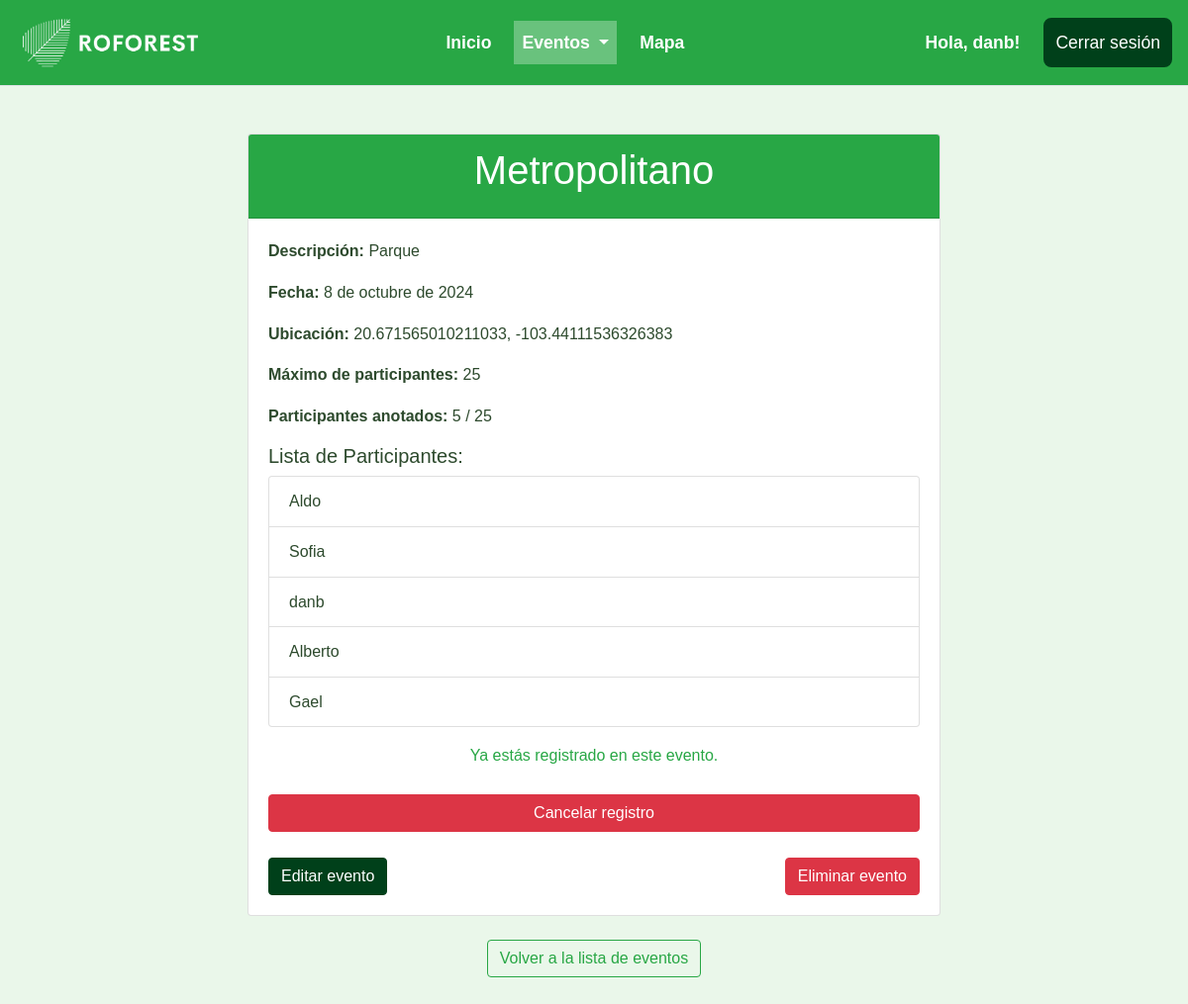
The page /eventos/1/ (signed in) on the database its author committed.
### eventos/models.py (models this page shows, shortened)
class Evento(models.Model):
    nombre = models.CharField(max_length=200)
    descripcion = models.TextField()
    fecha = models.DateField()  # Solo fecha
    hora = models.CharField(
        max_length=8,
        validators=[RegexValidator(regex=r'^(0[1-9]|1[0-2]):[0-5][0-9] (AM|PM)$', message="Formato de hora inválido. Usa hh:mm AM/PM.")]
    )  # Hora en formato 12 horas
    ubicacion = models.CharField(
        max_length=50,
        validators=[RegexValidator(regex=r'^-?\d{1,2}\.\d+,\s*-?\d{1,3}\.\d+$', message="Formato de coordenada inválido. Usa 'latitud, longitud'.")]
    )  # Coordenadas
    max_participantes = models.IntegerField()
    participantes = models.ManyToManyField(User, related_name='eventos', blank=True)
    lider = models.ForeignKey(User, related_name='eventos_liderados', on_delete=models.CASCADE)

### eventos/views.py (the view, shortened to what this page needs)
# urls.py: path('<int:id>/', detalle_evento, name='detalle_evento'),  # Detalle del evento
@login_required
def detalle_evento(request, id):
    evento = get_object_or_404(Evento, id=id)
    es_lider = request.user.groups.filter(name="Líderes").exists()  # Verificar si el usuario es líder
    participantes = evento.participantes.all()  # Obtener los participantes registrados
    return render(request, 'eventos/detalle_evento.html', {
        'evento': evento,
        'es_lider': es_lider,
        'participantes': participantes,
        'es_participante': request.user in participantes  # Si el usuario ya está registrado
    })

### eventos/templates/eventos/detalle_evento.html (shortened to what this page needs)
{% load static %}
<!DOCTYPE html>
<html lang="es">
<head>
    <link rel="stylesheet" href="https://stackpath.bootstrapcdn.com/bootstrap/4.5.2/css/bootstrap.min.css">
    <link rel="stylesheet" href="{% static 'css/styles.css' %}">
</head>
<body>
    <nav class="navbar navbar-expand-lg navbar-light bg-success sticky-top border-bottom">
        <a class="navbar-brand" href="#">
            <img src="{% static 'imagenes/logo.png' %}" alt="Reforest Logo" style="height: 60px; width: auto;">
        </a>
        <div class="collapse navbar-collapse" id="navbarNav">
            <ul class="navbar-nav mx-auto">
                <li class="nav-item {% if request.path == '/inicio/' %}active{% endif %}">
                    <a class="nav-link text-white" href="{% url 'inicio' %}">Inicio</a>
                </li>
                <li class="nav-item dropdown {% if '/eventos' in request.path %}active{% endif %}">
                    <a class="nav-link dropdown-toggle text-white" href="#" id="eventsDropdown" role="button" data-toggle="dropdown" aria-haspopup="true" aria-expanded="false">
                        Eventos
                    </a>
                </li>
                <li class="nav-item {% if request.path == '/eventos/mapa/' %}active{% endif %}">
                    <a class="nav-link text-white" href="{% url 'mapa_eventos' %}">Mapa</a>
                </li>
            </ul>
            <ul class="navbar-nav">
                {% if user.is_authenticated %}
                    <li class="nav-item d-flex align-items-center">
                        <span class="nav-link text-white mr-3">Hola, {{ user.username }}!</span>
                        <form method="POST" action="{% url 'logout' %}">
                            <button type="submit" class="btn btn-signup">Cerrar sesión</button>
                        </form>
                    </li>
                {% endif %}
            </ul>
        </div>
    </nav>
    <div class="container py-5">
        <div class="card mx-auto" style="max-width: 700px;">
            <div class="card-header bg-success text-white text-center">
                <h1 class="card-title">{{ evento.nombre }}</h1>
            </div>
            <div class="card-body">
                <p><strong>Descripción:</strong> {{ evento.descripcion }}</p>
                <p><strong>Fecha:</strong> {{ evento.fecha }}</p>
                <p><strong>Ubicación:</strong> {{ evento.ubicacion }}</p>
                <p><strong>Máximo de participantes:</strong> {{ evento.max_participantes }}</p>
                <p><strong>Participantes anotados:</strong> {{ evento.participantes.count }} / {{ evento.max_participantes }}</p>
                {% if es_lider %}
                    <h5>Lista de Participantes:</h5>
                    <ul class="list-group mb-3">
                        {% for participante in evento.participantes.all %}
                            <li class="list-group-item">{{ participante.username }}</li>
                        {% endfor %}
                    </ul>
                {% endif %}
                {% if user.is_authenticated and not user in evento.participantes.all %}
                    <form method="post" action="{% url 'registrarse_evento' evento.id %}">
                        {% csrf_token %}
                        <button type="submit" class="btn btn-success w-100 my-2">Registrarse al evento</button>
                    </form>
                {% elif user.is_authenticated %}
                    <p class="text-success text-center">Ya estás registrado en este evento.</p>
                {% endif %}
                {% if user.is_authenticated and user in evento.participantes.all %}
                    <form method="post" action="{% url 'cancelar_registro_evento' evento.id %}">
                        <button type="submit" class="btn btn-danger w-100">Cancelar registro</button>
                    </form>
                {% endif %}
                {% if user.is_authenticated and es_lider %}
                    <div class="d-flex justify-content-between mt-3">
                        <a href="{% url 'editar_evento' evento.id %}" class="btn btn-primary">Editar evento</a>
                        <a href="{% url 'eliminar_evento' evento.id %}" class="btn btn-danger">Eliminar evento</a>
                    </div>
                {% endif %}
            </div>
        </div>
        <div class="text-center mt-4">
            <a href="{% url 'eventos' %}" class="btn btn-outline-success">Volver a la lista de eventos</a>
        </div>
    </div>
</body>
</html>

### static/css/styles.css (style rules this page uses)
* { margin: 0; padding: 0; box-sizing: border-box; }
body { font-family: Arial, sans-serif; background-color: #eaf7ea; line-height: 1.6; color: #2d4a2d; }
button, .btn-login, .btn-signup, .btn-logout { padding: 10px; border-radius: 8px; cursor: pointer; font-size: 1.1em; margin: 10px 0; transition: background-color 0.3s ease; }
.btn-signup { background-color: #00401a; color: #fff; border: 2px solid #00401a; }
button { padding: 12px; border-radius: 8px; cursor: pointer; font-size: 1.1em; transition: background-color 0.3s ease; margin-top: 10px; }
.btn-primary { background-color: #00401a; border-color: #00401a; }
.navbar-nav { display: flex; justify-content: flex-end; gap: 5px; }
.navbar-nav .nav-item { display: flex; align-items: center; margin-left: 0px; margin-right: 0px; }
.navbar-nav .nav-link { font-size: 1.1rem; font-weight: bold; transition: background-color 0.3s ease; }
.navbar-nav .nav-item.active .nav-link { background-color: rgba(255, 255, 255, 0.3); color: #fff !important; }
.navbar-nav .nav-link.text-white { margin-right: 10px; }

### rows shown on the page
Evento: nombre "Metropolitano", descripcion "Parque", fecha "8 de octubre de 2024", ubicacion "20.671565010211033, -103.44111536326383", max_participantes "25", participantes.count "5"

### other values the page prints
{{ user.username }} "danb"
{{ participante.username }} "Aldo"
{{ participante.username }} "Sofia"
{{ participante.username }} "danb"
{{ participante.username }} "Alberto"
{{ participante.username }} "Gael"
